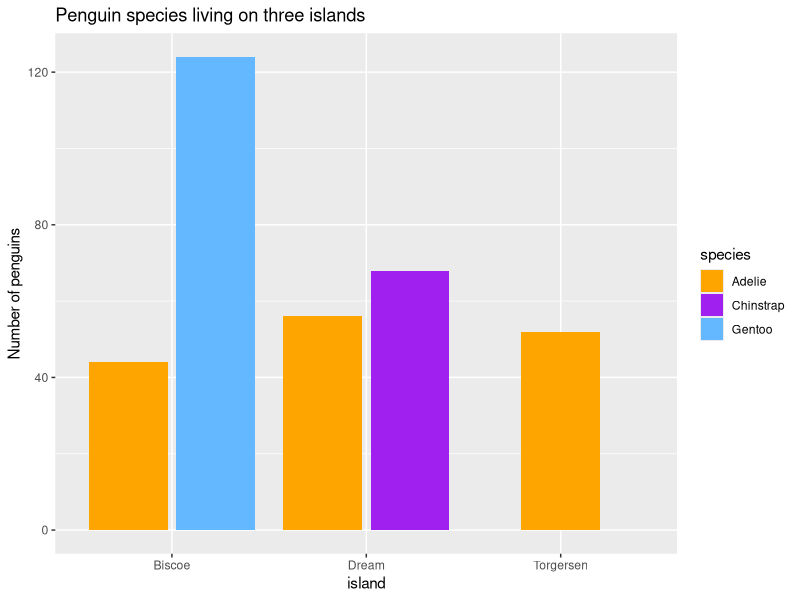

The R script that drew this image:
## ---- chunk 1
install.packages("palmerpenguins")
## ---- chunk 2
library(plyr)
library(palmerpenguins)
data(package = "palmerpenguins")
## ---- chunk 3
str(penguins)
## ---- chunk 4
nspecies <- function(x, value) {
  count <- 0
  for (penguin in 1:length(x)) {
    if (x[penguin] == value) {
      count <- count + 1
    } 
  }
  count
}
nspecies(penguins$species, "Adelie")
nspecies(penguins$species, "Gentoo")
nspecies(penguins$species, "Chinstrap")
## ---- chunk 5
longpico <- penguins$bill_length_mm
profpico <- penguins$bill_depth_mm
longaleta <- penguins$flipper_length_mm
masacorp <- penguins$body_mass_g
## ---- chunk 6
mean(longpico, na.rm = TRUE)
sd(longpico, na.rm = TRUE)
max(longpico, na.rm = TRUE)
min(longpico, na.rm = TRUE)

mean(profpico, na.rm = TRUE)
sd(profpico, na.rm = TRUE)
max(profpico, na.rm = TRUE)
min(profpico, na.rm = TRUE)

mean(longaleta, na.rm = TRUE)
sd(longaleta, na.rm = TRUE)
max(longaleta, na.rm = TRUE)
min(longaleta, na.rm = TRUE)

mean(masacorp, na.rm = TRUE)
sd(masacorp, na.rm = TRUE)
max(masacorp, na.rm = TRUE)
min(masacorp, na.rm = TRUE)

## ---- chunk 7
longpico_all <- list(mean = "mean", sd = "sd", max = "max", min = "min")
sapply(longpico_all, do.call, args = list(longpico, na.rm = TRUE))

profpico_all <- list(mean = "mean", sd = "sd", max = "max", min = "min")
sapply(profpico_all, do.call, args = list(profpico, na.rm = TRUE))

longaleta_all <- list(mean = "mean", sd = "sd", max = "max", min = "min")
sapply(longaleta_all, do.call, args = list(longaleta, na.rm = TRUE))

masacorp_all <- list(mean = "mean", sd = "sd", max = "max", min = "min")
sapply(masacorp_all, do.call, args = list(masacorp, na.rm = TRUE))
## ---- chunk 8
install.packages(c("ggplot2", "readr", "ggThemeAssist", "patchwork", "titanic", "dplyr", "terra", "sf", "ggmap"))
install.packages(c("promises","mime", "cachem"))

c("ggplot2", "readr", "dplyr", "ggThemeAssist", "patchwork", "titanic", "easyclimate", "terra", "sf", "ggmap") %in% rownames(installed.packages())
c("promises","mime", "cachem") %in% rownames(installed.packages())
## ---- chunk 9
library(ggplot2)
library(dplyr)

ggplot(penguins, aes(x = island, fill = species)) +
  geom_bar(position = position_dodge2(preserve = "single")) +
  scale_fill_manual(values = c("orange", "purple", "steelblue1")) +
  ggtitle("Penguin species living on three islands") +
  ylab("Number of penguins")
  
